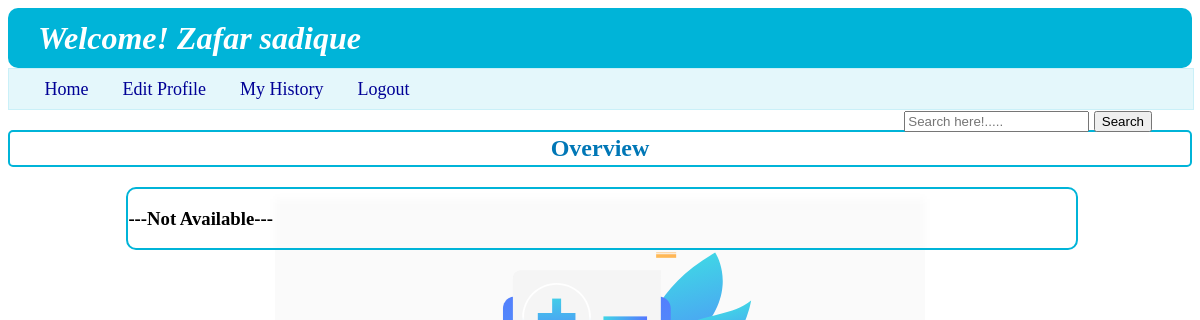
/department_details/1/CAR101, run on an earlier commit of the app's database.
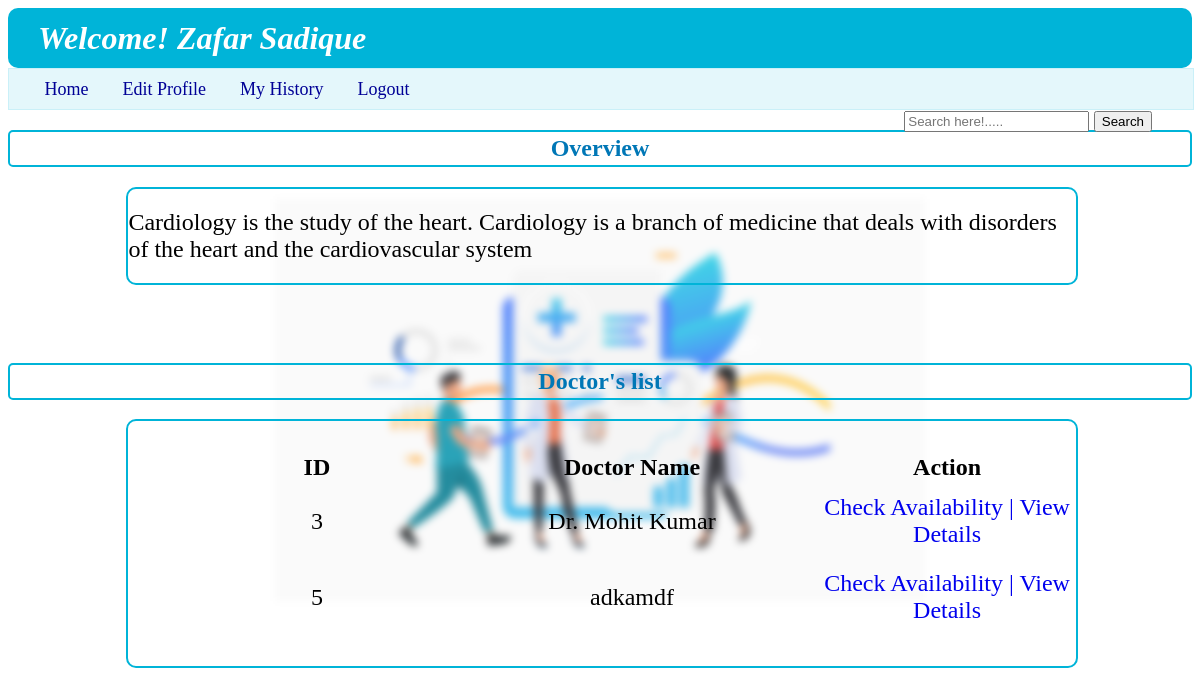
And on a later commit of the database.
### backend/models.py (models this page shows)
class User_Info(db.Model):
    __tablename__ = "user_info"
    id=db.Column(db.Integer,primary_key=True,autoincrement=True)
    full_name=db.Column(db.String,nullable=False)
    email=db.Column(db.String,unique=True,nullable=False)
    password=db.Column(db.String,nullable=False)
    role=db.Column(db.Integer,default=1)
    is_blacklist=db.Column(db.Integer,default=0)
    appointments=db.relationship("Appointments",cascade="all,delete",backref="user_info",lazy=True)

class Department(db.Model):
    __tablename__ = "department"
    id=db.Column(db.String,primary_key=True,nullable=False)
    specialization=db.Column(db.String,nullable=False)
    description=db.Column(db.String,nullable=False)
    doctor=db.relationship("Doctor_Info",cascade="all,delete",backref="department",lazy=True)

class Doctor_Info(db.Model):
    __tablename__ = "doctor_info"
    id=db.Column(db.Integer,primary_key=True)
    full_name=db.Column(db.String,nullable=False)
    email=db.Column(db.String,unique=True,nullable=False)
    password=db.Column(db.String,nullable=False)
    dept_id=db.Column(db.String,db.ForeignKey("department.id"),nullable=False)
    experience=db.Column(db.Integer,nullable=False)
    bio=db.Column(db.String,nullable=False)
    is_blacklist=db.Column(db.Integer,default=0)
    appointments=db.relationship("Appointments",cascade="all,delete",backref="doctor_info",lazy=True)
    availability=db.relationship("Availability",cascade="all,delete",backref="doctor_info",lazy=True)

### backend/controllers.py (the view)
@app.route("/department_details/<u_id>/<d_id>")
def department_details(u_id,d_id):
    d=Department.query.filter(Department.id==d_id).first()
    doctors=Doctor_Info.query.filter(Doctor_Info.dept_id==d_id).all()
    name=u_get(u_id,"name","user")
    return render_template("user_department_details.html",doctor_list=doctors,department=d,usern=name,u_id=u_id)

### backend/controllers.py (called while the page is built)
def u_get(u_id, operation,who_m):
    u = User_Info.query.filter_by(id=u_id,role=1).first()
    d = Doctor_Info.query.filter_by(id=u_id).first()
    if who_m=="doctor" and d:
        if operation == "name":
            return d.full_name
        elif operation == "email":
            return d.email
    elif who_m=="user" and u:
        if operation == "name":
            return u.full_name
        elif operation == "email":
            return u.email
    return "No name"

### templates/user_department_details.html
{%extends "user_layout.html"%}
{%block content%}
            <span class="nav_a" style="position: absolute; right: 10px;">
                <form action="/dept_detail_search_bar/{{u_id}}/{{department.id}}" method="POST">
                    <input type="text" id="search_by_name" name="search_by_name" placeholder="Search here!.....">
                    <button type="submit">Search</button>
                </form>
            </span>
    <h2 style="text-align: center; font-weight: bold; border: 2px solid rgb(0, 180, 216);padding: 3px; color: rgb(0,119,182); border-radius: 5px; ">Overview</h2>
    <div class="login_panel" style="width: 80%; margin-left: 10%;">
        {%if department%}
        <h2 style="font-weight: 300;">{{department.description}}</h2>
    </div>
    <br>
    <h2 style="text-align: center; font-weight: bold; border: 2px solid rgb(0, 180, 216);padding: 3px; color: rgb(0,119,182); border-radius: 5px; ">Doctor's list</h2>
    <div class="login_panel" style="width: 80%; margin-left: 10%;">
        <table class="table_user_dashboard">
            <thead style="margin: 10px;">
                <th>ID</th>
                <th>Doctor Name</th>
                <th>Action</th>
            </thead>
            <tbody>
                {%for doctor in doctor_list%}
                <tr>
                    <td>{{doctor.id}}</td>
                    <td>{{doctor.full_name}}</td>
                    <td><a href="{{url_for('appointment_form',doc_id=doctor.id,u_id=u_id)}}">Check Availability  |  </a><a href="{{url_for('doc_details',u_id=u_id,doc_id=doctor.id,d_id=department.id)}}">View Details</a></td>
                </tr>
                {%endfor%}
            </tbody>
        </table>
    </div>
    {%else%}
    <h3>---Not Available---</h3>
    {%endif%}
{%endblock%}

### templates/user_layout.html (shortened to what this page needs)
<!DOCTYPE html>
<html lang="en">
<head>
    <link rel="stylesheet" href="/static/style.css">
</head>
<body style="background-image: url('/static/image/4950247_19834.svg');">
    <header>
        <div>
            <h1 class="wel"><i><b>Welcome! {{usern}}</b></i></h1>
        </div>
        <nav class="nav">
            <a class="nav_a" href="{{url_for('user_dashboard',u_id=u_id)}}" style="margin-left: 3%;">Home</a>
            <a class="nav_a" href="/edit_user_profile/{{u_id}}">Edit Profile</a>
            <a class="nav_a" href="/user_hist/{{u_id}}">My History</a>
            <a class="nav_a" href="/login">Logout</a>
        </nav>
    </header>
    {%block content%}
    {%endblock%}
</body>
</html>

What changed in the data, as far as the page shows it:
changed User_Info: full_name "Zafar sadique" → "Zafar Sadique"
added Department: description "Cardiology is the study of the heart. Cardiology is a branch of medicine that deals with disorders of the heart and the cardiovascular system"
added Doctor_Info: id "3", full_name "Dr. Mohit Kumar"
added Doctor_Info: id "5", full_name "adkamdf"
Also different on the page:
text no longer shown: "---Not Available---"
text now shown: "Doctor's list ID Doctor Name Action"
